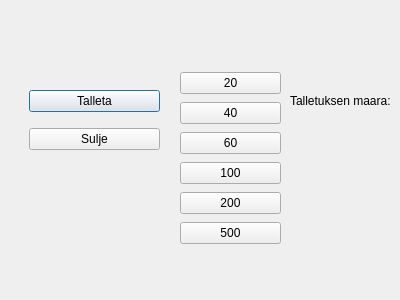
<?xml version="1.0" encoding="UTF-8"?>
<ui version="4.0">
 <class>talleta_rahaa</class>
 <widget class="QDialog" name="talleta_rahaa">
  <property name="geometry">
   <rect>
    <x>0</x>
    <y>0</y>
    <width>400</width>
    <height>300</height>
   </rect>
  </property>
  <property name="windowTitle">
   <string>Dialog</string>
  </property>
  <widget class="QWidget" name="verticalLayoutWidget">
   <property name="geometry">
    <rect>
     <x>29</x>
     <y>80</y>
     <width>131</width>
     <height>80</height>
    </rect>
   </property>
   <layout class="QVBoxLayout" name="verticalLayout">
    <item>
     <widget class="QPushButton" name="Talleta_rahaa">
      <property name="text">
       <string>Talleta</string>
      </property>
     </widget>
    </item>
    <item>
     <widget class="QPushButton" name="Sulje">
      <property name="text">
       <string>Sulje</string>
      </property>
     </widget>
    </item>
   </layout>
  </widget>
  <widget class="QWidget" name="verticalLayoutWidget_2">
   <property name="geometry">
    <rect>
     <x>180</x>
     <y>70</y>
     <width>101</width>
     <height>176</height>
    </rect>
   </property>
   <layout class="QVBoxLayout" name="verticalLayout_2">
    <item>
     <widget class="QPushButton" name="kakskyt">
      <property name="text">
       <string>20</string>
      </property>
     </widget>
    </item>
    <item>
     <widget class="QPushButton" name="nelkyt">
      <property name="text">
       <string>40</string>
      </property>
     </widget>
    </item>
    <item>
     <widget class="QPushButton" name="kuuskyt">
      <property name="text">
       <string>60</string>
      </property>
     </widget>
    </item>
    <item>
     <widget class="QPushButton" name="sata">
      <property name="text">
       <string>100</string>
      </property>
     </widget>
    </item>
    <item>
     <widget class="QPushButton" name="kakssataa">
      <property name="text">
       <string>200</string>
      </property>
     </widget>
    </item>
    <item>
     <widget class="QPushButton" name="viissataa">
      <property name="text">
       <string>500</string>
      </property>
     </widget>
    </item>
   </layout>
  </widget>
  <widget class="QLabel" name="talletus_label">
   <property name="geometry">
    <rect>
     <x>290</x>
     <y>140</y>
     <width>61</width>
     <height>31</height>
    </rect>
   </property>
   <property name="font">
    <font>
     <pointsize>12</pointsize>
    </font>
   </property>
   <property name="text">
    <string/>
   </property>
  </widget>
  <widget class="QLabel" name="label">
   <property name="geometry">
    <rect>
     <x>290</x>
     <y>90</y>
     <width>101</width>
     <height>21</height>
    </rect>
   </property>
   <property name="text">
    <string>Talletuksen maara:</string>
   </property>
  </widget>
 </widget>
 <resources/>
 <connections/>
</ui>
